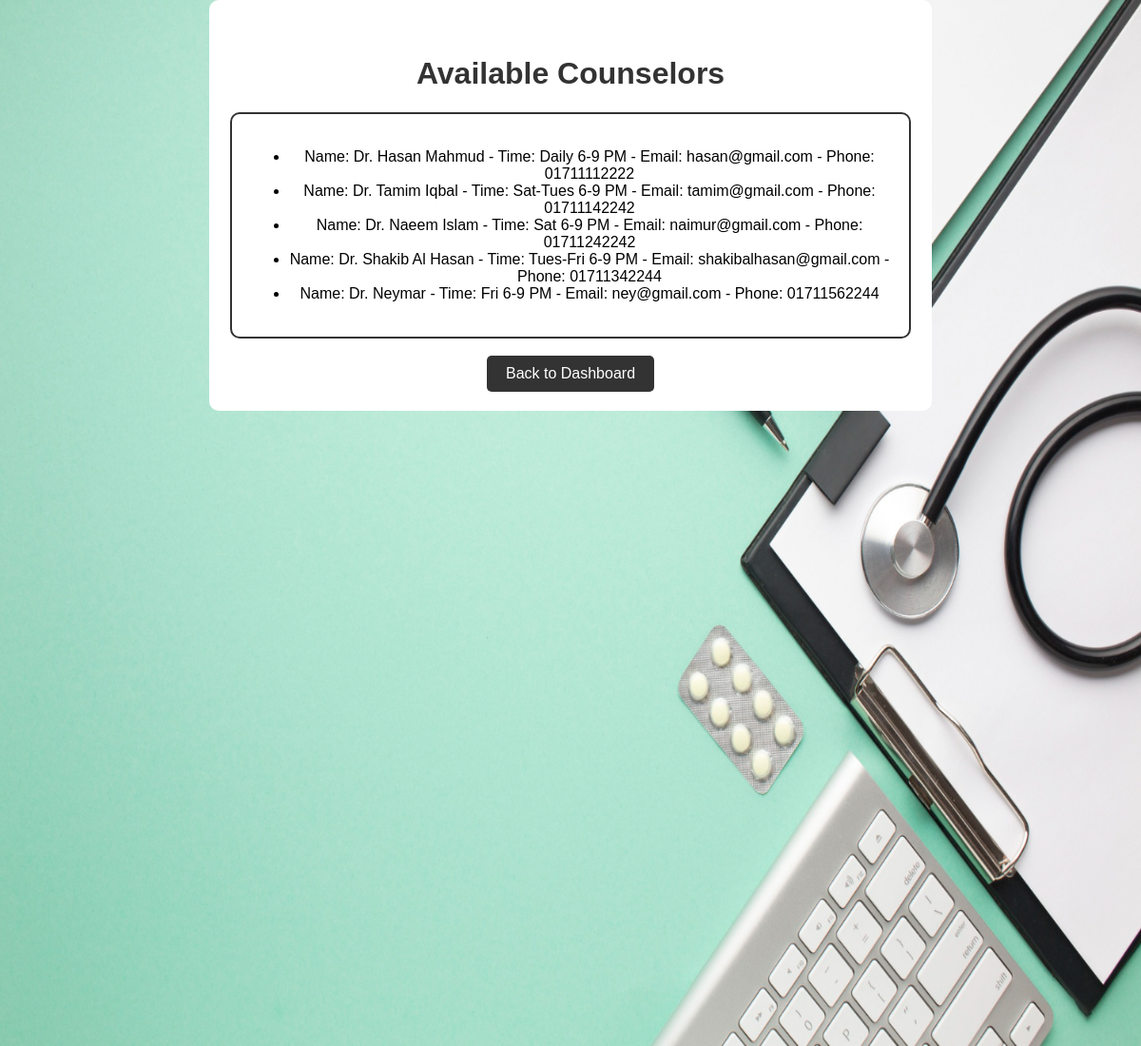
/views/view_counselors.php (signed in), run on the app's committed database.
### tables this page shows
CREATE TABLE `counselors` (
  `id` int(11) NOT NULL,
  `name` varchar(255) NOT NULL,
  `email` varchar(255) NOT NULL,
  `phone` varchar(15) NOT NULL,
  `note` text DEFAULT NULL
);

### controllers/view_counselors_controller.php (called while the page is built, shortened)
<?php
require_once "../models/db.php";
$sql = "SELECT * FROM counselors";
$result = $conn->query($sql);
$counselors = array();
while ($row = $result->fetch_assoc()) {
    $counselors[] = $row;
}
?>

### views/view_counselors.php (the view, shortened to what this page needs)
<?php require_once "../controllers/view_counselors_controller.php"; ?>
<!DOCTYPE html>
<html lang="en">
<head>
    <link rel="stylesheet" type="text/css" href="../css/rate.css">
</head>
<body>
    <div style="background-image: url('../img/stethoscope-blister-pack-pill-with-office-supplies-green-background.jpg');background-size: 100% 1100px; width: 100%; height: 1100px">
    <div id="header">
    <center>
        <br>
    <h1>Available Counselors</h1>
    <fieldset>
    <ul>
        <?php foreach ($counselors as $counselor): ?>
            <li>Name: <?php echo $counselor['name'];?>  - Time: <?php echo $counselor['note']; ?> - Email: <?php echo $counselor['email']; ?> - Phone: <?php echo $counselor['phone']; ?></li>
        <?php endforeach; ?>
    </ul>
    </fieldset>
    <br><a href="dashboard.php">Back to Dashboard</a>
    </center>
</body>
</html>

### css/rate.css (style rules this page uses)
body { font-family: 'Arial', sans-serif; margin: 0; }
#header { background-color: #ffffff; padding: 20px; border-radius: 10px; width: 60%; margin: 0 auto; }
h1 { color: #333; }
fieldset { border: 2px solid #333; padding: 20px; border-radius: 10px; }
a { text-decoration: none; color: #4285f4; display: inline-block; padding: 10px 20px; background-color: #333; color: #fff; border-radius: 5px; transition: background-color 0.3s; }

### data on the page
counselors: name "Dr. Hasan Mahmud", note "Daily 6-9 PM", email "hasan@gmail.com", phone "01711112222"
counselors: name "Dr. Tamim Iqbal", note "Sat-Tues 6-9 PM", email "tamim@gmail.com", phone "01711142242"
counselors: name "Dr. Naeem Islam", note "Sat 6-9 PM", email "naimur@gmail.com", phone "01711242242"
counselors: name "Dr. Shakib Al Hasan", note "Tues-Fri 6-9 PM", email "shakibalhasan@gmail.com", phone "01711342244"
counselors: name "Dr. Neymar", note "Fri 6-9 PM", email "ney@gmail.com", phone "01711562244"
